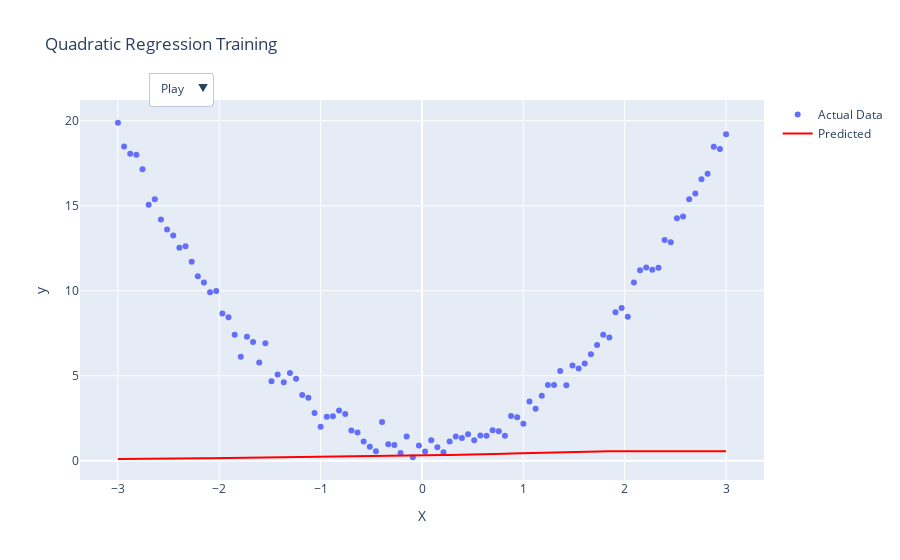

The notebook cell saved with this chart:
### Code cell
import numpy as np
import plotly.graph_objects as go
import torch
import torch.nn as nn

# 가상의 이차 함수 데이터 생성
np.random.seed(0)
X = np.linspace(-3, 3, 100).reshape(-1, 1)
y = 1 + 2 * X**2 + np.random.randn(100, 1) * 0.5  # y = 1 + 2x^2 + 노이즈

# 입력 데이터와 타깃 데이터를 텐서로 변환
X_tensor = torch.tensor(X, dtype=torch.float32)
y_tensor = torch.tensor(y, dtype=torch.float32)

# 간단한 이차 함수 모델 정의 (다항 회귀)
class SimpleQuadraticRegression(nn.Module):
    def __init__(self):
        super(SimpleQuadraticRegression, self).__init__()
        self.linear1 = nn.Linear(1, 10)  # 첫 번째 레이어
        self.linear2 = nn.Linear(10, 1)   # 출력 레이어

    def forward(self, x):
        x = torch.relu(self.linear1(x))
        x = self.linear2(x)
        return x

# 모델 초기화
model = SimpleQuadraticRegression()

# 손실 함수 정의 (평균 제곱 오차)
loss_fn = nn.MSELoss()

# 옵티마이저 정의 (확률적 경사 하강법 SGD)
optimizer = torch.optim.SGD(model.parameters(), lr=0.01)

# 애니메이션 데이터 저장을 위한 리스트
frames = []

# 반복 횟수 설정
epochs = 50
for epoch in range(epochs):
    # Forward pass: 모델을 통해 예측값 계산
    y_pred = model(X_tensor)
    
    # 손실 계산
    loss = loss_fn(y_pred, y_tensor)
    
    # Backward pass: 기울기 계산 및 역전파
    optimizer.zero_grad()
    loss.backward()
    optimizer.step()
    
    # 애니메이션 데이터 추가
    frames.append(go.Frame(data=[
        go.Scatter(x=X.flatten(), y=y.flatten(), mode='markers', name='Actual Data'),
        go.Scatter(x=X.flatten(), y=y_pred.detach().numpy().flatten(), mode='lines', name='Predicted', line=dict(color='red'))
    ]))

# 애니메이션 생성
fig = go.Figure(
    data=[frames[0].data[0], frames[0].data[1]],  # 첫 프레임 데이터
    layout=go.Layout(
        title='Quadratic Regression Training',
        xaxis=dict(title='X'),
        yaxis=dict(title='y'),
        showlegend=True,
        updatemenus=[{
            'buttons': [
                {
                    'args': [None, {'frame': {'duration': 100, 'redraw': True}, 'mode': 'immediate'}],
                    'label': 'Play',
                    'method': 'animate'
                }
            ],
            'direction': 'down',
            'pad': {'r': 10, 't': 10},
            'showactive': False,
            'type': 'dropdown',
            'x': 0.1,
            'xanchor': 'left',
            'y': 1.1,
            'yanchor': 'top'
        }],
    ),
    frames=frames
)

# 애니메이션 실행
fig.show()

### Figure 1 — Plotly figure (JSON) as saved in the notebook; plotly's stock layout.template omitted (floating-point values rounded to 4 significant figures)
{"data": [{"mode": "markers", "name": "Actual Data", "type": "scatter", "x": [-3, -2.939, -2.879, -2.818, -2.758, -2.697, -2.636, -2.576, -2.515, -2.455, -2.394, -2.333, -2.273, -2.212, -2.152, -2.091, -2.03, -1.97, -1.909, -1.848, -1.788, -1.727, -1.667, -1.606, -1.545, -1.485, -1.424, -1.364, -1.303, -1.242, -1.182, -1.121, -1.061, -1, -0.9394, -0.8788, -0.8182, -0.7576, -0.697, -0.6364, -0.5758, -0.5152, -0.4545, -0.3939, -0.3333, -0.2727, -0.2121, -0.1515, -0.09091, -0.0303, 0.0303, 0.09091, 0.1515, 0.2121, 0.2727, 0.3333, 0.3939, 0.4545, 0.5152, 0.5758, 0.6364, 0.697, 0.7576, 0.8182, 0.8788, 0.9394, 1, 1.061, 1.121, 1.182, 1.242, 1.303, 1.364, 1.424, 1.485, 1.545, 1.606, 1.667, 1.727, 1.788, 1.848, 1.909, 1.97, 2.03, 2.091, 2.152, 2.212, 2.273, 2.333, 2.394, 2.455, 2.515, 2.576, 2.636, 2.697, 2.758, 2.818, 2.879, 2.939, 3], "y": [19.88, 18.48, 18.06, 18.0, 17.14, 15.06, 15.38, 14.19, 13.6, 13.25, 12.53, 12.62, 11.71, 10.85, 10.48, 9.911, 9.991, 8.657, 8.446, 7.407, 6.117, 7.294, 6.988, 5.788, 6.912, 4.682, 5.08, 4.625, 5.162, 4.822, 3.871, 3.703, 2.806, 2.01, 2.591, 2.623, 2.954, 2.749, 1.778, 1.659, 1.139, 0.8208, 0.5601, 2.286, 0.9674, 0.9297, 0.4636, 1.435, 0.2096, 0.8955, 0.5541, 1.21, 0.7905, 0.4997, 1.135, 1.436, 1.344, 1.564, 1.214, 1.482, 1.474, 1.792, 1.741, 1.476, 2.633, 2.564, 2.185, 3.481, 3.061, 3.819, 4.452, 4.46, 5.289, 4.44, 5.611, 5.434, 5.723, 6.266, 6.811, 7.421, 7.251, 8.74, 8.992, 8.476, 10.49, 11.21, 11.38, 11.24, 11.35, 12.99, 12.85, 14.26, 14.37, 15.39, 15.73, 16.56, 16.89, 18.47, 18.34, 19.2]}, {"line": {"color": "red"}, "mode": "lines", "name": "Predicted", "type": "scatter", "x": [-3, -2.939, -2.879, -2.818, -2.758, -2.697, -2.636, -2.576, -2.515, -2.455, -2.394, -2.333, -2.273, -2.212, -2.152, -2.091, -2.03, -1.97, -1.909, -1.848, -1.788, -1.727, -1.667, -1.606, -1.545, -1.485, -1.424, -1.364, -1.303, -1.242, -1.182, -1.121, -1.061, -1, -0.9394, -0.8788, -0.8182, -0.7576, -0.697, -0.6364, -0.5758, -0.5152, -0.4545, -0.3939, -0.3333, -0.2727, -0.2121, -0.1515, -0.09091, -0.0303, 0.0303, 0.09091, 0.1515, 0.2121, 0.2727, 0.3333, 0.3939, 0.4545, 0.5152, 0.5758, 0.6364, 0.697, 0.7576, 0.8182, 0.8788, 0.9394, 1, 1.061, 1.121, 1.182, 1.242, 1.303, 1.364, 1.424, 1.485, 1.545, 1.606, 1.667, 1.727, 1.788, 1.848, 1.909, 1.97, 2.03, 2.091, 2.152, 2.212, 2.273, 2.333, 2.394, 2.455, 2.515, 2.576, 2.636, 2.697, 2.758, 2.818, 2.879, 2.939, 3], "y": [0.107, 0.1071, 0.1072, 0.1072, 0.1073, 0.1074, 0.1075, 0.1128, 0.1182, 0.1236, 0.1289, 0.1343, 0.1396, 0.145, 0.1504, 0.1557, 0.1611, 0.1664, 0.1718, 0.1772, 0.1825, 0.1879, 0.1932, 0.1986, 0.204, 0.2093, 0.2147, 0.22, 0.2254, 0.2308, 0.2361, 0.2415, 0.2468, 0.2522, 0.2638, 0.276, 0.2869, 0.2947, 0.2979, 0.3011, 0.3043, 0.3075, 0.3107, 0.3139, 0.3171, 0.3203, 0.3235, 0.3267, 0.3299, 0.3332, 0.3364, 0.3396, 0.3428, 0.346, 0.3492, 0.3524, 0.3556, 0.3588, 0.3671, 0.3777, 0.3883, 0.3989, 0.4096, 0.4202, 0.4308, 0.4414, 0.452, 0.4627, 0.4733, 0.4839, 0.4945, 0.5051, 0.5158, 0.5255, 0.5326, 0.5386, 0.5446, 0.5507, 0.5567, 0.5627, 0.5642, 0.564, 0.5639, 0.5638, 0.5636, 0.5635, 0.5634, 0.5632, 0.5631, 0.563, 0.5628, 0.5627, 0.5625, 0.5624, 0.5623, 0.5621, 0.562, 0.5619, 0.5617, 0.5616]}], "layout": {"showlegend": true, "title": {"text": "Quadratic Regression Training"}, "updatemenus": [{"buttons": [{"args": [null, {"frame": {"duration": 100, "redraw": true}, "mode": "immediate"}], "label": "Play", "method": "animate"}], "direction": "down", "pad": {"r": 10, "t": 10}, "showactive": false, "type": "dropdown", "x": 0.1, "xanchor": "left", "y": 1.1, "yanchor": "top"}], "xaxis": {"title": {"text": "X"}}, "yaxis": {"title": {"text": "y"}}}}
